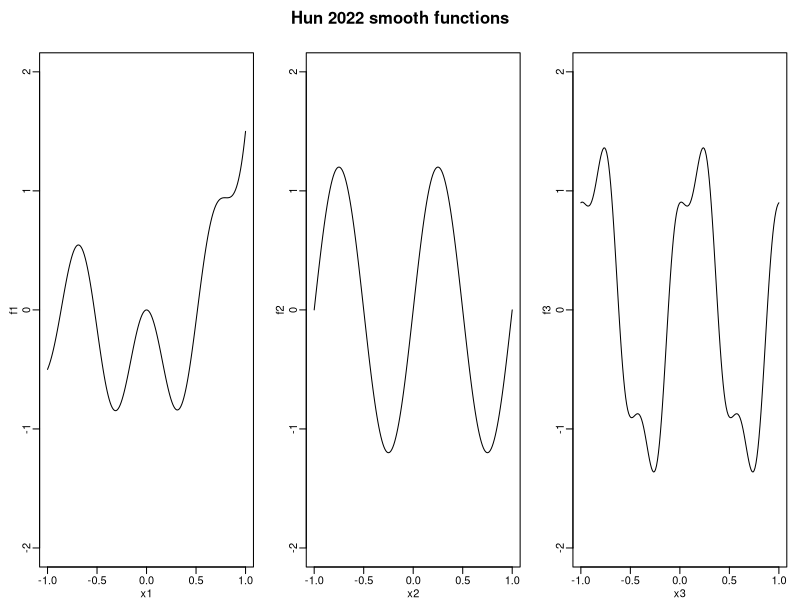

Generate this figure with R:
xrange = c(-1, 1)
ylim = c(-2, 2)

gressani1 = function(x){
  0.5 * (2*x^5 + 3*x^2 + cos(3*pi*x) - 1)
}

gressani3 = function(x){
  # x = x * 0.85
  sin(2*pi*x)*1.2
}

gressani6 = function(x){
  1.5 * (0.1 * sin(2*pi*x) + 0.2 * cos(2*pi*x) + 0.3 * sin(2*pi*x)^3 +
           0.4 * cos(2*pi*x)^3 + 0.5 * sin(2*pi*x)^3)
}

functions = list(f1 = function(x)gressani1(x)+0,
                 f2 = function(x)gressani3(x)+0,
                 f2 = function(x)gressani6(x)+0)
Linadj = as.list(c(F,F,F))
par(mfrow=c(1,3))
par(mar=c(2.5, 3, 2, 1), mgp=c(1.5,0.5,0), oma = c(0,0,2,0))
xp = seq(-1, 1, length = 200)
for(i in 1:length(functions)){
  plot(xp, functions[[i]](xp), type="l", ylim = c(-2, 2)+0,
       xlab = paste0("x", i), ylab = paste0("f", i))
}
mtext("Hun 2022 smooth functions", outer=T, font=2)




#### 
# par(mfrow=c(1,3))
# par(mar=c(2.5, 3, 2, 1), mgp=c(1.5,0.5,0), oma = c(0,0,0,0))
# y = x = seq(-1, 1, length = 100)
# z = outer(x, y, function(x, y) gressani2(x) + hun3(y))
# plot(x, gressani2(x), type = "l", main = "f1", ylab="", ylim = ylim)
# plot(y, hun3(y), type = "l", main = "f2", ylab= "", ylim = ylim)
# persp(x, y, z, theta= 45, phi =40, expand = 1, col = "lightblue", border = NA, shade = 0.5, ltheta = 30,
#       main = "f1 + f2")




